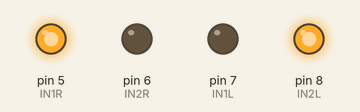
Bench run of a sketch on a simulated Arduino Uno, built with avr-gcc and run on an emulated ATmega328P. On the bench: output pins drawn as LEDs (lit = HIGH).

Above: at 0.2 s.
At 3.0 s:
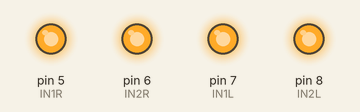
Timing chart, 0 to 6.3 s (numbered marks = the images above):
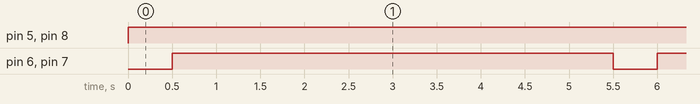

Measured:
- by itself, pin 5 (IN1R), pin 8 (IN2L): LOW → HIGH at 0.00 s
- by itself, pin 6 (IN2R), pin 7 (IN1L): alternates HIGH for 5.0 s and LOW for 0.50 s

The sketch:

turn-right.ino
```cpp
#define IN1R 5
#define IN2R 6
#define IN1L 7
#define IN2L 8

void setup() {
  pinMode(IN1R,OUTPUT);
  pinMode(IN2R,OUTPUT);
  pinMode(IN1L,OUTPUT);
  pinMode(IN2L,OUTPUT);
}

void loop() {
  digitalWrite(IN1R,HIGH);
  digitalWrite(IN2R,LOW);
  digitalWrite(IN1L,LOW);
  digitalWrite(IN2L,HIGH);
  delay(500);

  digitalWrite(IN1R,HIGH);
  digitalWrite(IN2R,HIGH);
  digitalWrite(IN1L,HIGH);
  digitalWrite(IN2L,HIGH);

  delay(5000);

}
```
